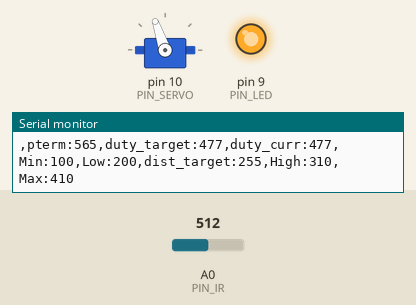
The sketch below on a simulated Arduino Uno, built with avr-gcc and run on an emulated ATmega328P. On the bench: servo, output pins drawn as LEDs (lit = HIGH), the last lines printed to the serial monitor. Inputs (shaded band) come from the test bench; at power-on: A0 (PIN_IR) = 512.

Above: at 1.2 s.
1.3 s: A0 (PIN_IR) set to 306
At 1.9 s:
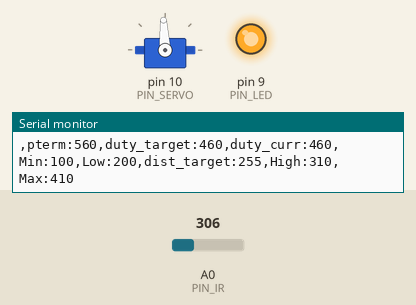
2.8 s: A0 (PIN_IR) set to 245
At 3.3 s:
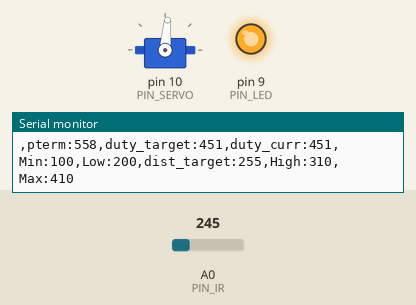
Timing chart, 0 to 5.8 s (numbered marks = the images above; inputs shaded):
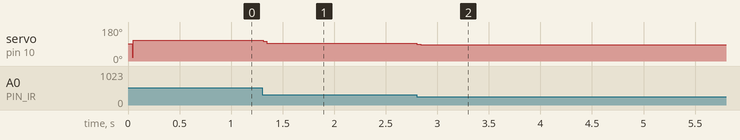

Measured:
- after the input at 1.3 s, servo on pin 10 (PIN_SERVO): 109° → 93° at once
- after the input at 2.8 s, servo on pin 10 (PIN_SERVO): 93° → 85° at once

The sketch:

P__.ino
```cpp
#include <Servo.h>

/////////////////////////////
// Configurable parameters //
/////////////////////////////

// Arduino pin assignment
#define PIN_LED 9
#define PIN_SERVO 10
#define PIN_IR A0
// Framework setting
#define _DIST_TARGET 255
#define _DIST_MIN 68
#define _DIST_MAX 410

// Distance sensor
#define _DIST_ALPHA 0.35

// Servo range
#define _DUTY_MIN 1160
#define _DUTY_NEU 1480
#define _DUTY_MAX 1800

// Servo speed control
#define _SERVO_ANGLE 30
#define _SERVO_SPEED 800

// Event periods
#define _INTERVAL_DIST 30
#define _INTERVAL_SERVO 20
#define _INTERVAL_SERIAL 100

// PID parameters
#define _KP 1.7

//////////////////////
// global variables //
//////////////////////
float dist_min, dist_max, dist_raw ; // [3228]
// Servo instance
Servo myservo;

// Distance sensor
float dist_target; // location to send the ball
float dist_ema;

// Event periods
unsigned long last_sampling_time_dist, last_sampling_time_servo, last_sampling_time_serial;
bool event_dist;
bool event_servo, event_serial;

// Servo speed control
float duty_chg_per_interval;
float duty_target, duty_curr;
// PID variables
float error_curr, error_prev, control, pterm, dterm, iterm;
const float coE[] = {0.0000022, -0.0024557, 1.6055455, 10.8782584};
void setup() {
// initialize GPIO pins for LED and attach servo
 pinMode(PIN_LED,OUTPUT);
 digitalWrite(PIN_LED, 1);
 myservo.attach(PIN_SERVO);
 // [3228]
  last_sampling_time_dist = 0;
  last_sampling_time_servo = 0;
  last_sampling_time_serial = 0;

// initialize global variables
  dist_min = _DIST_MIN;
  dist_max = _DIST_MAX;
  duty_curr = _DUTY_NEU;

// move servo to neutral position
 myservo.writeMicroseconds(_DUTY_NEU); // [3228]

// initialize serial port
Serial.begin(57600);

// convert angle speed into duty change per interval.
  duty_chg_per_interval = (_DUTY_MAX - _DUTY_MIN) * ((float)_SERVO_SPEED / 180) * ((float)_INTERVAL_SERVO / 1000);
}

void loop() {
/////////////////////
// Event generator //
/////////////////////
  if (millis() >= last_sampling_time_dist + _INTERVAL_DIST) event_dist = true;
  if (millis() >= last_sampling_time_servo + _INTERVAL_SERVO) event_servo = true;
  if (millis() >= last_sampling_time_serial + _INTERVAL_SERIAL) event_serial = true;

////////////////////
// Event handlers //
////////////////////

  if(event_dist) {
      event_dist = true;
  // get a distance reading from the distance sensor

   dist_raw = ir_distance_filter_true();

  // PID control logic
    error_curr = _DIST_TARGET - dist_raw;
    pterm = error_curr;
    control = _KP * pterm;

  // duty_target = f(duty_neutral, control)
    duty_target = _DUTY_NEU + control;

  // [3133] keep duty_target value within the range of [_DUTY_MIN, _DUTY_MAX]
    if (duty_target > _DUTY_MAX) duty_target = _DUTY_MAX;
    if (duty_target < _DUTY_MIN) duty_target = _DUTY_MIN;

    last_sampling_time_dist += _INTERVAL_DIST;
  }

  if(event_servo) {
    event_servo = true;
    if(duty_target > duty_curr) {
    duty_curr += duty_chg_per_interval;
    if(duty_curr > duty_target) duty_curr = duty_target;
    }
    else {
    duty_curr -= duty_chg_per_interval;
    if(duty_curr < duty_target) duty_curr = duty_target;
    }
//     update servo position
    myservo.writeMicroseconds(duty_curr);
    last_sampling_time_servo += _INTERVAL_SERVO;

  }

  if(event_serial) {
    event_serial = true;
    Serial.print("dist_ir:");
    Serial.println(dist_raw);
    Serial.print(",pterm:");
    Serial.print(map(pterm,-1000,1000,510,610));
    Serial.print(",duty_target:");
    Serial.print(map(duty_target,1000,2000,410,510));
    Serial.print(",duty_curr:");
    Serial.print(map(duty_curr,1000,2000,410,510));
    Serial.println(",Min:100,Low:200,dist_target:255,High:310,Max:410");
    last_sampling_time_serial += _INTERVAL_SERIAL;

  }
}

float ir_distance(void){ // return value unit: mm
  float val;
  float volt = float(analogRead(PIN_IR));
  val = ((6762.0/(volt-9.0))-4.0) * 10.0;
  return val;
}

float ir_distance_filtered(void) {
  static float val = _DIST_TARGET;
  static float dist_ema = 0;
  float raw = ir_distance();
  if (raw >= _DIST_MIN && raw <= _DIST_MAX)
      val = raw;
  dist_ema = (1.0 - _DIST_ALPHA) * val + _DIST_ALPHA * dist_ema;
  return dist_ema;
}


float ir_distance_filter_true(void) {
  float x = ir_distance_filtered();
  dist_raw = coE[0] * pow(x, 3) + coE[1] * pow(x, 2) + coE[2] * x + coE[3];
  return dist_raw;

}
```
